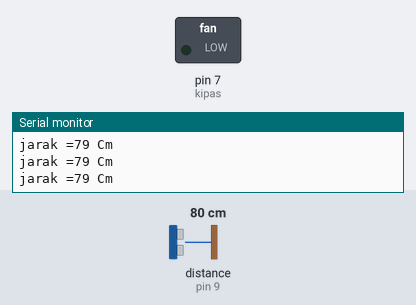
A sketch run on a simulated Arduino Uno, built with avr-gcc and run on an emulated ATmega328P. On the bench: switched loads named in the sketch (green lamp = pin HIGH), the last lines printed to the serial monitor. Wiring (inferred from the names in the program): ultrasonic range finder: trigger pin 8; echo pin 9. The inputs (shaded band) are chosen by the test bench; at power-on: distance to the obstacle (sensor on pin 9) 80 cm. The echo pulse lasts 58.3 µs per cm; pins used as bus, display or sensor lines are not drawn.

Above: at 1.2 s.
1.3 s: distance to the obstacle (sensor on pin 9) set to 23 cm
2.8 s: distance to the obstacle (sensor on pin 9) set to 19 cm
At 3.1 s:
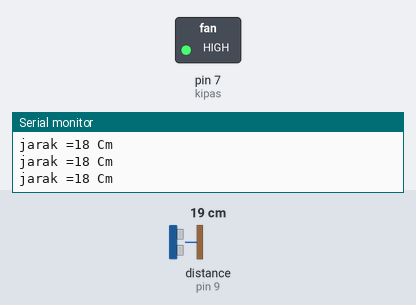
4.3 s: distance to the obstacle (sensor on pin 9) set to 35 cm
At 5.4 s:
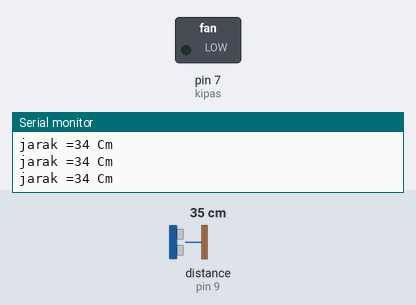
7.3 s: distance to the obstacle (sensor on pin 9) set to 18 cm
At 7.7 s:
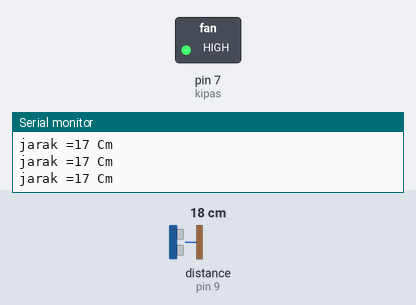
Timing chart, 0 to 9.8 s (numbered marks = the images above; inputs shaded):
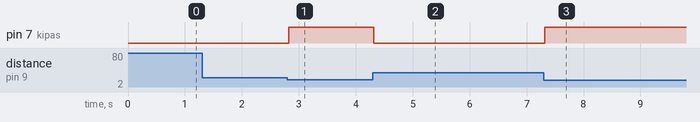

Measured:
- the behaviour switches between 22 and 21 cm on distance to the obstacle (sensor on pin 9) (found by bisection; images 0 and 1)
- after the input at 2.8 s, pin 7 (kipas): LOW → HIGH at once
- after the input at 4.3 s, pin 7 (kipas): HIGH → LOW at once
- after the input at 7.3 s, pin 7 (kipas): LOW → HIGH at once

The sketch:

sketch_jul21a.ino
```cpp
int trig= 8;            // membuat varibel trig yang di set ke-pin 8
int echo= 9;            // membuat variabel echo yang di set ke-pin 9
int kipas = 7;
long durasi, jarak;     // membuat variabel durasi dan jarak

void setup() {
pinMode(trig, OUTPUT);    // set pin trig menjadi OUTPUT
pinMode(echo, INPUT);     // set pin echo menjadi INPUT
pinMode(kipas, OUTPUT);
Serial.begin(9600);       // digunakan untuk komunikasi Serial dengan komputer
}

void loop() {

// program dibawah ini agar trigger memancarakan suara ultrasonic
digitalWrite(trig, LOW);
delayMicroseconds(8);
digitalWrite(trig, HIGH);
delayMicroseconds(8);
digitalWrite(trig, LOW);
delayMicroseconds(8);

durasi= pulseIn(echo, HIGH);  // menerima suara ultrasonic
jarak= (durasi/2) / 29.1;     // mengubah durasi menjadi jarak (cm)
Serial.print("jarak =");        // menampilkan jarak pada Serial Monitor
Serial.print(jarak);
Serial.println(" Cm");

if (jarak <= 20)
{digitalWrite(kipas, HIGH);}
else
{digitalWrite(kipas, LOW);}

}
```
